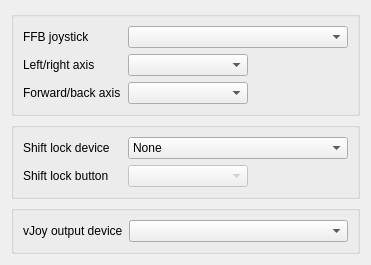
          <widget class="QWidget" name="tab_4">
           <attribute name="title">
            <string>Input/output settings</string>
           </attribute>
           <layout class="QGridLayout" name="gridLayout_8">
            <item row="0" column="0">
             <widget class="QGroupBox" name="joystickGroupBox_2">
              <property name="title">
               <string/>
              </property>
              <layout class="QFormLayout" name="ioSettingsLayout_2">
               <item row="0" column="0">
                <widget class="QLabel" name="label_4">
                 <property name="minimumSize">
                  <size>
                   <width>99</width>
                   <height>0</height>
                  </size>
                 </property>
                 <property name="text">
                  <string>FFB joystick</string>
                 </property>
                </widget>
               </item>
               <item row="0" column="1">
                <widget class="QComboBox" name="prndl_joystickDeviceComboBox">
                 <property name="sizePolicy">
                  <sizepolicy hsizetype="Minimum" vsizetype="Fixed">
                   <horstretch>0</horstretch>
                   <verstretch>0</verstretch>
                  </sizepolicy>
                 </property>
                </widget>
               </item>
               <item row="1" column="0">
                <widget class="QLabel" name="label_9">
                 <property name="text">
                  <string>Left/right axis</string>
                 </property>
                </widget>
               </item>
               <item row="1" column="1">
                <layout class="QHBoxLayout" name="horizontalLayout_17">
                 <item>
                  <widget class="QComboBox" name="prndl_joystickLRAxisComboBox">
                   <property name="sizePolicy">
                    <sizepolicy hsizetype="Fixed" vsizetype="Fixed">
                     <horstretch>0</horstretch>
                     <verstretch>0</verstretch>
                    </sizepolicy>
                   </property>
                   <property name="minimumSize">
                    <size>
                     <width>120</width>
                     <height>0</height>
                    </size>
                   </property>
                   <property name="maximumSize">
                    <size>
                     <width>120</width>
                     <height>16777215</height>
                    </size>
                   </property>
                  </widget>
                 </item>
                 <item>
                  <spacer name="horizontalSpacer_3">
                   <property name="orientation">
                    <enum>Qt::Orientation::Horizontal</enum>
                   </property>
                   <property name="sizeHint" stdset="0">
                    <size>
                     <width>40</width>
                     <height>20</height>
                    </size>
                   </property>
                  </spacer>
                 </item>
                </layout>
               </item>
               <item row="2" column="0">
                <widget class="QLabel" name="label_12">
                 <property name="text">
                  <string>Forward/back axis</string>
                 </property>
                </widget>
               </item>
               <item row="2" column="1">
                <layout class="QHBoxLayout" name="horizontalLayout_18">
                 <item>
                  <widget class="QComboBox" name="prndl_joystickFBAxisComboBox">
                   <property name="sizePolicy">
                    <sizepolicy hsizetype="Fixed" vsizetype="Fixed">
                     <horstretch>0</horstretch>
                     <verstretch>0</verstretch>
                    </sizepolicy>
                   </property>
                   <property name="minimumSize">
                    <size>
                     <width>120</width>
                     <height>0</height>
                    </size>
                   </property>
                   <property name="maximumSize">
                    <size>
                     <width>120</width>
                     <height>16777215</height>
                    </size>
                   </property>
                  </widget>
                 </item>
                 <item>
                  <spacer name="horizontalSpacer_4">
                   <property name="orientation">
                    <enum>Qt::Orientation::Horizontal</enum>
                   </property>
                   <property name="sizeType">
                    <enum>QSizePolicy::Policy::MinimumExpanding</enum>
                   </property>
                   <property name="sizeHint" stdset="0">
                    <size>
                     <width>100</width>
                     <height>20</height>
                    </size>
                   </property>
                  </spacer>
                 </item>
                </layout>
               </item>
              </layout>
             </widget>
            </item>
            <item row="1" column="0">
             <widget class="QGroupBox" name="pedalsGroupBox_2">
              <property name="title">
               <string/>
              </property>
              <layout class="QFormLayout" name="formLayout_4">
               <item row="0" column="0">
                <widget class="QLabel" name="cluckDeviceLabel_2">
                 <property name="minimumSize">
                  <size>
                   <width>99</width>
                   <height>0</height>
                  </size>
                 </property>
                 <property name="text">
                  <string>Shift lock device</string>
                 </property>
                </widget>
               </item>
               <item row="0" column="1">
                <widget class="QComboBox" name="prndl_shiftLockDeviceComboBox">
                 <property name="font">
                  <font>
                   <family>Segoe UI</family>
                   <pointsize>9</pointsize>
                  </font>
                 </property>
                 <property name="placeholderText">
                  <string/>
                 </property>
                 <item>
                  <property name="text">
                   <string>None</string>
                  </property>
                 </item>
                </widget>
               </item>
               <item row="1" column="0">
                <widget class="QLabel" name="clutchAxisLabel_2">
                 <property name="minimumSize">
                  <size>
                   <width>0</width>
                   <height>0</height>
                  </size>
                 </property>
                 <property name="text">
                  <string>Shift lock button</string>
                 </property>
                </widget>
               </item>
               <item row="1" column="1">
                <layout class="QHBoxLayout" name="horizontalLayout_13">
                 <item>
                  <widget class="QComboBox" name="prndl_shiftLockButtonComboBox">
                   <property name="enabled">
                    <bool>false</bool>
                   </property>
                   <property name="sizePolicy">
                    <sizepolicy hsizetype="Fixed" vsizetype="Fixed">
                     <horstretch>0</horstretch>
                     <verstretch>0</verstretch>
                    </sizepolicy>
                   </property>
                   <property name="minimumSize">
                    <size>
                     <width>120</width>
                     <height>0</height>
                    </size>
                   </property>
                   <property name="maximumSize">
                    <size>
                     <width>120</width>
                     <height>16777215</height>
                    </size>
                   </property>
                   <property name="toolTip">
                    <string/>
                   </property>
                   <property name="placeholderText">
                    <string/>
                   </property>
                  </widget>
                 </item>
                 <item>
                  <spacer name="horizontalSpacer_5">
                   <property name="orientation">
                    <enum>Qt::Orientation::Horizontal</enum>
                   </property>
                   <property name="sizeType">
                    <enum>QSizePolicy::Policy::Expanding</enum>
                   </property>
                   <property name="sizeHint" stdset="0">
                    <size>
                     <width>100</width>
                     <height>20</height>
                    </size>
                   </property>
                  </spacer>
                 </item>
                </layout>
               </item>
              </layout>
             </widget>
            </item>
            <item row="2" column="0">
             <widget class="QGroupBox" name="vjoyGroupBox_2">
              <property name="title">
               <string/>
              </property>
              <layout class="QFormLayout" name="formLayout_5">
               <item row="0" column="0">
                <widget class="QLabel" name="vJoyOutputDeviceLabel_2">
                 <property name="text">
                  <string>vJoy output device</string>
                 </property>
                </widget>
               </item>
               <item row="0" column="1">
                <widget class="QComboBox" name="prndl_vjoyDeviceComboBox"/>
               </item>
              </layout>
             </widget>
            </item>
           </layout>
          </widget>
